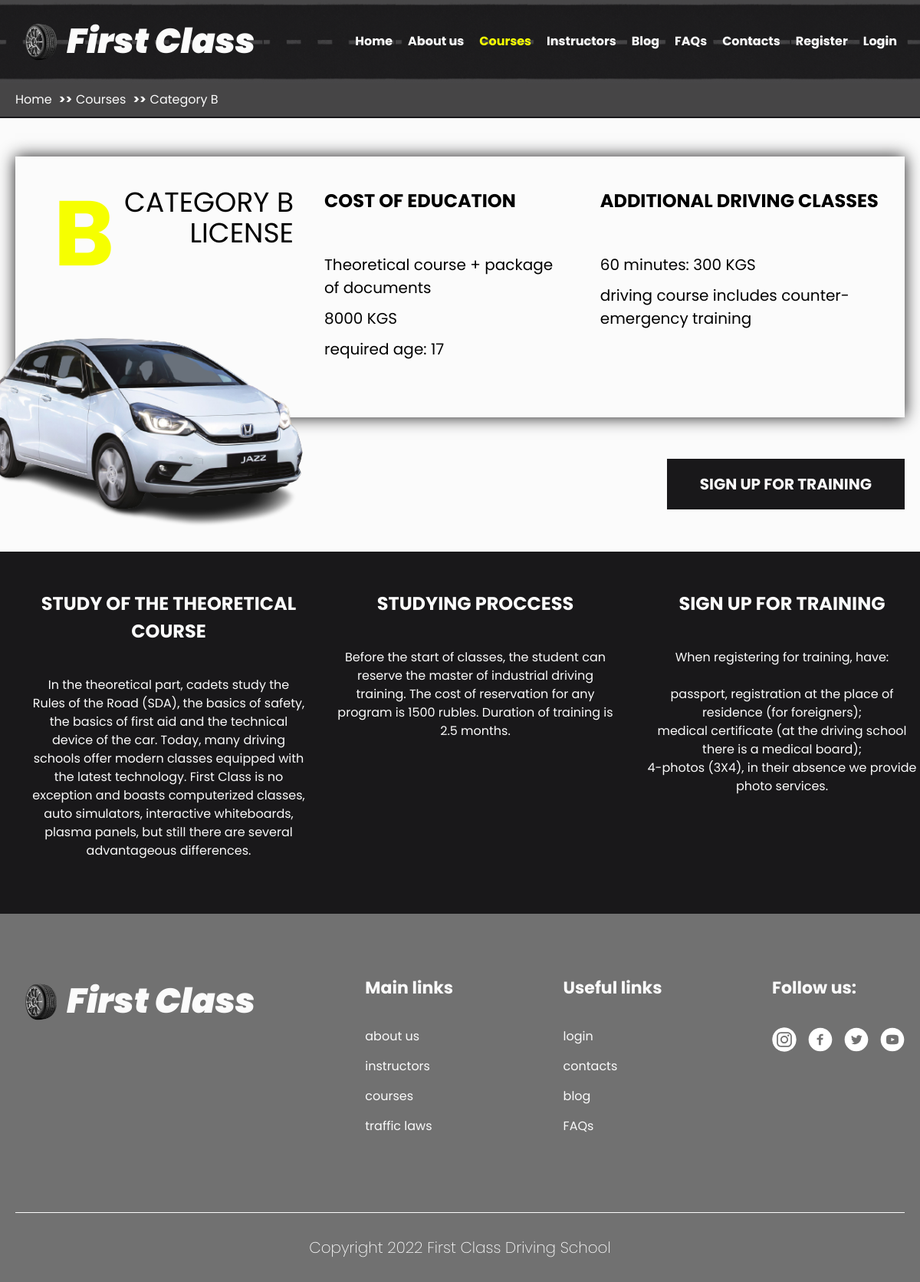
The page /courses/1/courses_info on the database its author committed.
### mainpage/models.py (models this page shows, shortened)
class Course(models.Model):
    image = models.ImageField(upload_to='')
    title = models.CharField(max_length=100)
    description = models.TextField()
    extended_description = models.TextField()
    price = models.PositiveIntegerField()
    duration = models.PositiveIntegerField()
    lessons = models.PositiveIntegerField()
    age = models.PositiveSmallIntegerField(null=True)
    practice = models.PositiveIntegerField(null=True)
    category_letter = models.CharField(max_length=3, null=True)

### mainpage/views.py (the view)
# urls.py: path('courses/<int:id>/courses_info', views.course_detail, name='courses_info'),
def course_detail(request, id):
    if request.method == 'POST':
        form = Aplly_For_CourseForm(request.POST)
        if form.is_valid():
            form.save()
            return redirect('http://127.0.0.1:8000/application_success/')
    course = models.Course.objects.get(id=id)
    course_applying_form = Aplly_For_CourseForm()
    context = {
        'course': course,
        'course_applying_form': course_applying_form,
    }
    return render(request, 'courses_info.html', context)

### templates/courses_info.html (shortened to what this page needs)
<!DOCTYPE html>
{% load static %}
<html lang="en">
<head>
    <link rel="stylesheet" href="{% static 'css/reset.css' %}">
    <link rel="stylesheet" href="{% static 'css/main.css' %}">
</head>
<body>
    <header class="header">
        <div class="header__top">
            <div class="container">
                <div class="header__top-inner">
                    <a href="{% url 'home' %}" class="header__logo logo">
                        First Class
                    </a>
                    <div class="header__menu menu">
                        <nav class="navbar">
                                <ul class="navbar__list">
                                    <li class="navbar__item">
                                        <a href="{% url 'home' %}" class="navbar__link">Home</a>
                                    </li>
                                    <li class="navbar__item">
                                        <a href="{% url 'about_us' %}" class="navbar__link">About us</a>
                                    </li>
                                    <li class="navbar__item">
                                        <a href="{% url 'courses' %}" class="navbar__link active">Courses</a>
                                    </li>
                                    <li class="navbar__item">
                                        <a href="{% url 'instructors' %}" class="navbar__link">Instructors</a>
                                    </li>
                                    <li class="navbar__item">
                                        <a href="{% url 'blogs' %}" class="navbar__link">Blog</a>
                                    </li>
                                    <li class="navbar__item">
                                        <a href="{% url 'frequently_asked_questions' %}" class="navbar__link">FAQs</a>
                                    </li>
                                    <li class="navbar__item">
                                        <a href="{% url 'contacts' %}" class="navbar__link">Contacts</a>
                                    </li>
                                    <li class="navbar__item">
                                        <a class="navbar__link" href="/registration/">Register</a>
                                    </li>
                                    {% if request.user.is_authenticated%}
       <li class="navbar__item">
                                        <a class="navbar__link" href="/logout/">Logout</a>
                                    </li>
        {% else %}
       <li class="navbar__item">
                                        <a class="navbar__link" href="/login/">Login</a>
                                    </li>
        {% endif %}
                                </ul>
                            </nav>
                    </div>
                </div>
            </div>
        </div>
    </header>
    <nav class="breadcrumb">
        <div class="container">
            <ul class="breadcrumb__list">
                <li class="breadcrumb__item">
                    <a href="{% url 'home' %}" class="breadcrumb__link">Home</a>
                </li>
                <li class="breadcrumb__item">
                    <a href="{% url 'courses' %}" class="breadcrumb__link">Courses</a>
                </li>
                <li class="breadcrumb__item">
                    <a href="#" class="breadcrumb__link">Category B</a>
                </li>
            </ul>
        </div>
    </nav>
    <main class="coursesinfo">
        <section class="coursesinfo__promo">
            <div class="container">
                <div class="coursesinfo__inner">
                    <div class="coursesinfo__category">
                        <div class="coursesinfo__category-title">
                            <div class="coursesinfo__category-letter">{{course.category_letter}}</div>
                            <div class="coursesinfo__category-name">{{course.title}} license</div>
                        </div>
                        <div class="coursesinfo__img-wrapper">
                            <img src="{{course.image.url}}" alt="car" class="coursesinfo__img">
                        </div>
                    </div>
                    <div class="coursesinfo__desc">
                        <h3 class="coursesinfo__desc-subtitle">Cost of education</h3>
                        <p class="coursesinfo__desc-text">
                            Theoretical course + package of documents
                        </p>
                        <p class="coursesinfo__desc-price">{{course.price}} KGS</p>
                        <p class="coursesinfo__desc-age">required age: {{course.age}}</p>
                    </div>
                    <div class="coursesinfo__driving">
                        <h3 class="coursesinfo__driving-subtitle">ADDITIONAL DRIVING CLASSES</h3>
                        <p class="coursesinfo__driving-price">
                            60 minutes: {{course.practice}} KGS
                        </p>
                        <p class="coursesinfo__driving-text">
                            driving course includes counter-emergency training
                        </p>
                    </div>
                    <a href="#" class="coursesinfo__signup btn-open">Sign up for training</a>
                </div>
            </div>
        </section>
        <section class="coursesinfo__description">
            <div class="container">
                <div class="coursesinfo__description-row">
                    <div class="coursesinfo__desription-column">
                        <h3 class="coursesinfo__description-title">
                            STUDY OF THE THEORETICAL COURSE
                        </h3>
                        <p class="coursesinfo__description-text">
                            In the theoretical part, cadets study the Rules of the Road (SDA), the basics of safety, the basics of first aid and the technical device of the car.
                            Today, many driving schools offer modern classes equipped with the latest technology. First Class is no exception and boasts computerized classes, auto simulators, interactive whiteboards, plasma panels, but still there are several advantageous differences.
                        </p>
                    </div>
                    <div class="coursesinfo__desription-column">
                        <h3 class="coursesinfo__description-title">
                            STUDYING PROCCESS
                        </h3>
                        <p class="coursesinfo__description-text">
                            Before the start of classes, the student can reserve the master of industrial driving training. The cost of reservation for any program is 1500 rubles. Duration of training is 2.5 months.
                        </p>
                    </div>
                    <div class="coursesinfo__desription-column">
                        <h3 class="coursesinfo__description-title">
                            sign up for training
                        </h3>
                        <p class="coursesinfo__description-text">
                            When registering for training, have:
                            <br>
                            <br>
                            passport, registration at the place of residence (for foreigners);<br>
                            medical certificate (at the driving school there is a medical board);<br>
                            4-photos (3X4), in their absence we provide photo services.
                        </p>
                    </div>
                </div>
            </div>
        </section>
    </main>
     <footer class="footer">
        <div class="container">
            <div class="footer__inner">
                <div class="footer__column">
                    <a href="{% url 'home' %}" class="footer__logo logo">
                        First Class
                    </a>
                </div>
                <div class="footer__column">
                    <h3 class="footer__column-title">Main links</h3>
                    <a href="{% url 'about_us' %}" class="footer__column-link">about us</a>
                    <a href="{% url 'instructors' %}" class="footer__column-link">instructors</a>
                    <a href="{% url 'courses' %}" class="footer__column-link">courses</a>
                    <a href="{% url 'traffic_laws' %}" class="footer__column-link">traffic laws</a>
                </div>
                <div class="footer__column">
                    <h3 class="footer__column-title">Useful links</h3>
                    <a href="/login/" class="footer__column-link">login</a>
                    <a href="{% url 'contacts' %}" class="footer__column-link">contacts</a>
                    <a href="{% url 'blogs' %}" class="footer__column-link">blog</a>
                    <a href="{% url 'frequently_asked_questions' %}" class="footer__column-link">FAQs</a>
                </div>
                <div class="footer__column socials">
                    <h3 class="footer__column-title socials__ешеду">Follow us:</h3>
                    <ul class="socials__list">
                        <li class="socials__item">
                            <a href="https://instagram.com" class="footer__column-link socials__link">
                            </a>
                        </li>
                        <li class="socials__item">
                            <a href="https://facebook.com" class="footer__column-link socials__link">
                            </a>
                        </li>
                        <li class="socials__item">
                            <a href="https://twitter.com" class="footer__column-link socials__link">
                            </a>
                        </li>
                        <li class="socials__item">
                            <a href="https://youtube.com" class="footer__column-link socials__link">
                            </a>
                        </li>
                    </ul>
                </div>
            </div>
            <p class="footer__privesy">Copyright 2022 First Class Driving School</p>
        </div>
    </footer>
</body>
</html>

### rows shown on the page
Course: category_letter "B", title "CATEGORY B", image (picture), age "17", practice "300"
